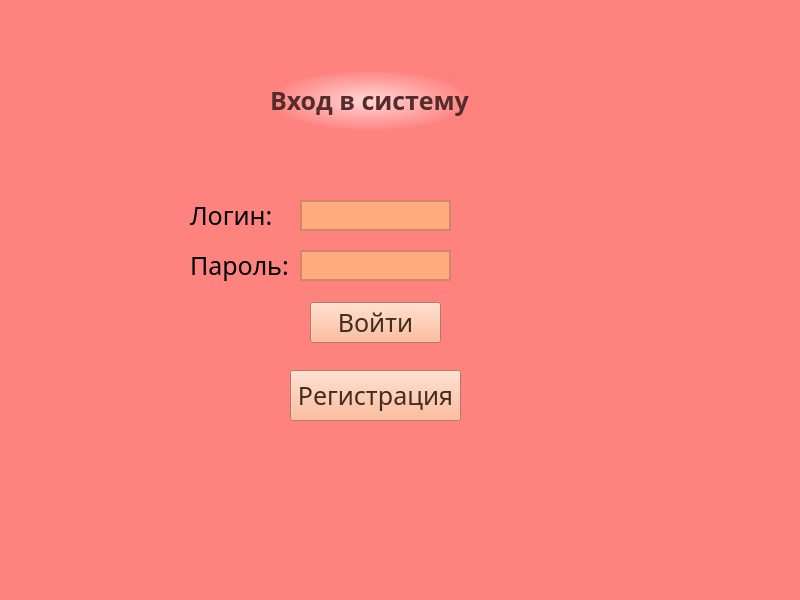
<?xml version="1.0" encoding="UTF-8"?>
<ui version="4.0">
 <class>MainWindow</class>
 <widget class="QMainWindow" name="MainWindow">
  <property name="geometry">
   <rect>
    <x>0</x>
    <y>0</y>
    <width>800</width>
    <height>600</height>
   </rect>
  </property>
  <property name="windowTitle">
   <string>Login</string>
  </property>
  <property name="styleSheet">
   <string notr="true">background-color: rgb(254, 131, 127)</string>
  </property>
  <widget class="QWidget" name="centralwidget">
   <widget class="QLabel" name="lbl_1">
    <property name="geometry">
     <rect>
      <x>270</x>
      <y>70</y>
      <width>201</width>
      <height>61</height>
     </rect>
    </property>
    <property name="font">
     <font>
      <family>Noto Sans</family>
      <pointsize>19</pointsize>
      <weight>75</weight>
      <italic>false</italic>
      <bold>true</bold>
     </font>
    </property>
    <property name="styleSheet">
     <string notr="true">background-color: qradialgradient(spread:pad, cx:0.5, cy:0.5, radius:1.138, fx:0.493864, fy:0.5, stop:0 rgba(255, 235, 235, 206), stop:0.35 rgba(255, 188, 188, 80), stop:0.4 rgba(255, 162, 162, 80), stop:0.425 rgba(255, 132, 132, 156), stop:0.44 rgba(252, 128, 128, 80), stop:1 rgba(255, 255, 255, 0));
color: rgb(86, 43, 43);</string>
    </property>
    <property name="text">
     <string>Вход в систему</string>
    </property>
   </widget>
   <widget class="QLineEdit" name="lineEdit_login">
    <property name="geometry">
     <rect>
      <x>300</x>
      <y>200</y>
      <width>151</width>
      <height>31</height>
     </rect>
    </property>
    <property name="font">
     <font>
      <family>MS Sans Serif</family>
      <pointsize>15</pointsize>
     </font>
    </property>
    <property name="styleSheet">
     <string notr="true">background-color: rgb(255, 170, 127);
border: 2px solid rgb(223, 148, 111);
border-color: rgb(208, 135, 104);</string>
    </property>
    <property name="maxLength">
     <number>15</number>
    </property>
   </widget>
   <widget class="QLineEdit" name="lineEdit_password">
    <property name="geometry">
     <rect>
      <x>300</x>
      <y>250</y>
      <width>151</width>
      <height>31</height>
     </rect>
    </property>
    <property name="font">
     <font>
      <family>MS Sans Serif</family>
      <pointsize>15</pointsize>
     </font>
    </property>
    <property name="autoFillBackground">
     <bool>false</bool>
    </property>
    <property name="styleSheet">
     <string notr="true">background-color: rgb(255, 170, 127);
border: 2px solid rgb(223, 148, 111);
border-color: rgb(208, 135, 104);</string>
    </property>
    <property name="maxLength">
     <number>15</number>
    </property>
   </widget>
   <widget class="QLabel" name="lbl_2">
    <property name="geometry">
     <rect>
      <x>190</x>
      <y>200</y>
      <width>91</width>
      <height>31</height>
     </rect>
    </property>
    <property name="font">
     <font>
      <family>Noto Sans</family>
      <pointsize>19</pointsize>
     </font>
    </property>
    <property name="text">
     <string>Логин:</string>
    </property>
   </widget>
   <widget class="QLabel" name="lbl_3">
    <property name="geometry">
     <rect>
      <x>190</x>
      <y>250</y>
      <width>101</width>
      <height>31</height>
     </rect>
    </property>
    <property name="font">
     <font>
      <family>Noto Sans</family>
      <pointsize>19</pointsize>
     </font>
    </property>
    <property name="text">
     <string>Пароль:</string>
    </property>
   </widget>
   <widget class="QPushButton" name="btn_login">
    <property name="geometry">
     <rect>
      <x>310</x>
      <y>302</y>
      <width>131</width>
      <height>41</height>
     </rect>
    </property>
    <property name="font">
     <font>
      <family>Noto Sans</family>
      <pointsize>19</pointsize>
     </font>
    </property>
    <property name="styleSheet">
     <string notr="true">background-color: rgb(255, 170, 127);
color: rgb(67, 45, 33)</string>
    </property>
    <property name="text">
     <string>Войти</string>
    </property>
   </widget>
   <widget class="QLabel" name="lbl_answer">
    <property name="geometry">
     <rect>
      <x>180</x>
      <y>460</y>
      <width>501</width>
      <height>31</height>
     </rect>
    </property>
    <property name="font">
     <font>
      <family>MS Sans Serif</family>
      <pointsize>15</pointsize>
     </font>
    </property>
    <property name="text">
     <string/>
    </property>
   </widget>
   <widget class="QPushButton" name="btn_register">
    <property name="geometry">
     <rect>
      <x>290</x>
      <y>370</y>
      <width>171</width>
      <height>51</height>
     </rect>
    </property>
    <property name="font">
     <font>
      <family>Noto Sans</family>
      <pointsize>19</pointsize>
     </font>
    </property>
    <property name="styleSheet">
     <string notr="true">background-color: rgb(255, 170, 127);
color: rgb(67, 45, 33)</string>
    </property>
    <property name="text">
     <string>Регистрация</string>
    </property>
   </widget>
  </widget>
 </widget>
 <resources/>
 <connections/>
</ui>
